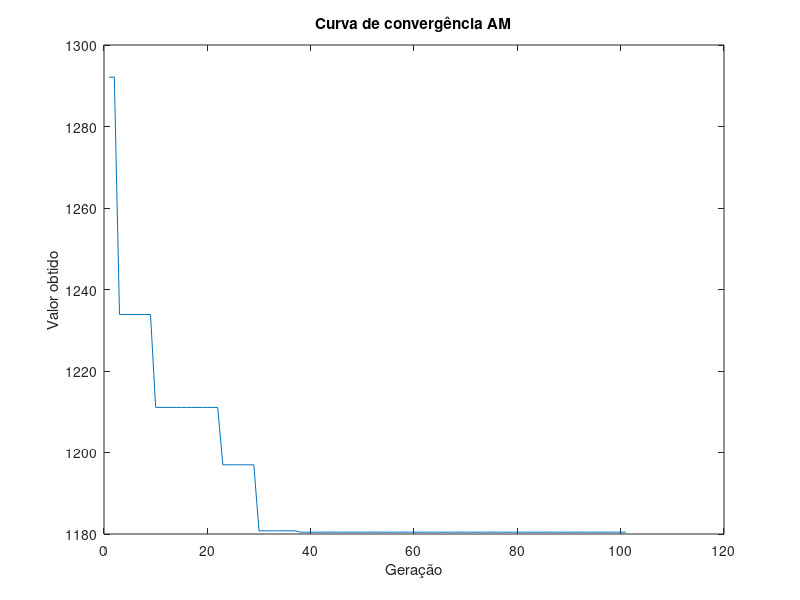

This chart was generated by the following MATLAB code:
clear all
clc

%-----parametros e variaveis-----%
pop_size = 10; % Tamanho da população
geracoes = 100; % Número de gerações

Y = zeros(1, geracoes+1);% variavel para o grafico e resultado
X = 1:1:geracoes+1;

J = 16; % total de regioes da cidade a serem visitados
K = 2; % numero de drones
m = 8; % numero de locais potenciais para a instalacao das bases
dj = 400; % distancias para sobrevoo das regioes (metros)
Dk = [1860, 2580];  % capacidade de voo associadas a cada drone (em segundos)
tempo_recarga = [2760, 4200]; % tempo de recarga dos drones (em segundos)
velocidade = [4.72, 8.95]; % velocidade dos drones (em m/s)
dij = [10, 150, 309, 172, 285, 305, 435, 433; % distancias entre bases e regioes (metros)
       95, 10, 175, 172, 195, 320, 407, 350;
       230, 10, 24, 233, 168, 385, 407, 305;
       382, 170, 24, 357, 198, 492, 443, 305;
       10, 173, 309, 27, 230, 155, 300, 347;
       93, 83, 175, 27, 95, 282, 259, 235;
       230, 83, 24, 160, 20, 320, 259, 157;
       382, 190, 24, 312, 100, 417, 313, 157;
       165, 280, 350, 27, 230, 10, 197, 311;
       190, 230, 242, 27, 95, 95, 125, 173;
       285, 230, 170, 160, 10, 230, 125, 10;
       421, 290, 170, 312, 100, 385, 215, 10;
       303, 400, 435, 153, 275, 10, 150, 311;
       320, 368, 352, 153, 180, 95, 10, 175;
       382, 368, 305, 220, 153, 230, 10, 10;
       491, 407, 305, 350, 185, 385, 175, 10];
dij = dij';
djj = [ 0, 24, 148, 272, 24, 65, 190, 345, 148, 205, 272, 385, 272, 340, 385, 480; % distancia entre locais (metros)
        24, 0, 24, 148, 65, 24, 65, 210, 242, 148, 205, 272, 340, 272, 340, 385;
        148, 24, 0, 24, 190, 65, 24, 65, 272, 205, 148, 205, 385, 340, 272, 340;
        272, 148, 24, 0, 345, 190, 65, 24, 385, 272, 205, 148, 480, 385, 340, 272;
        24, 65, 190, 345, 0, 24, 148, 272, 24, 65, 190, 345, 148, 205, 272, 385;
        65, 24, 65, 210, 24, 0, 24, 148, 65, 24, 65, 190, 205, 148, 205, 272;
        190, 65, 24, 65, 148, 24, 0, 24, 190, 65, 24, 65, 272, 205, 148, 205;
        345, 210, 65, 24, 272, 148, 24, 0, 345, 190, 65, 24, 385, 272, 205, 148;
        148, 242, 272, 385, 24, 65, 190, 345, 0, 24, 148, 272, 24, 65, 190, 345;
        205, 148, 205, 272, 65, 24, 65, 190, 24, 0, 24, 148, 65, 24, 65, 190;
        272, 205, 148, 205, 190, 65, 24, 65, 148, 24, 0, 24, 190, 65, 24, 65;
        385, 272, 205, 148, 345, 190, 65, 24, 272, 148, 24, 0, 345, 190, 65, 24;
        272, 340, 385, 480, 148, 205, 272, 385, 24, 65, 190, 345, 0, 24, 148, 272;
        340, 272, 340, 385, 205, 148, 205, 272, 65, 24, 65, 190, 24, 0, 24, 148;
        385, 340, 272, 340, 272, 205, 148, 205, 65, 24, 65, 190, 65, 24, 0, 24;
        480, 385, 340, 272, 385, 272, 205, 148, 345, 190, 65, 24, 272, 148, 24, 0];
djj = djj;
%--------------------------------%


%-----inicializacao aleatoria-----%
function Xijk = inicializarAleatorio(m, J, K)
  Xijk = zeros(m, J, K);
  regioes = randperm(J); % gera um vetor de J números inteiros aleatórios únicos de 1 a J

  % Determina quantas regiões cada drone deve cobrir para garantir que um drone nao fique muito sobrecarregado
  regioes_por_drone = J / K;

  for k = 1:K
    % Seleciona as regiões atribuídas ao drone k
    regioes_drone = regioes((k-1)*regioes_por_drone + 1:k*regioes_por_drone);

    % Seleciona aleatoriamente uma base para o drone k
    base = randi(m);

    % Associa as regiões selecionadas ao drone k
    for j = regioes_drone
      Xijk(base, j, k) = 1;
    end
  end
end
%---------------------------------%


%-----funcao objetivo-----%
function [f, f_individual] = calcularObjetivo(Xijk, dj, K, dij, djj, Dk_bateria, Dk, tempo_recarga, velocidade)
  f_individual = zeros(1,K);
  f = 0;
  for k = 1:K
    [base, regiao] = find(Xijk(:,:,k) ~= 0); % encontra a base e a regiao associadas ao drone k
    retorno = false;
    for j = 1:length(regiao)
      if j == 1
        f_individual(k) = f_individual(k) + ((dij(base(1),regiao(j)) + dj) / velocidade(k)); % calculo do tempo gasto para o drone k ir da base i ate o regiao j
        Dk_bateria(k) = Dk_bateria(k) - (((dij(base(1),regiao(j)) + dj) / velocidade(k)) / Dk(k)); % desconta o tempo gasto da bateria restante do drone
      elseif Dk_bateria(k) - (((djj(regiao(j - 1),regiao(j)) + dij(base(j),regiao(j)) + dj) / velocidade(k)) / Dk(k)) >= 0 % garante restricao 3, se resta tempo de bateria no drone para ir ate a proxima regiao, sobrevoa-la e voltar para a base (necessario somar a distancia ate a base para caso acabe a bateria do drone este nao fique ilhado)
        if retorno == true % se teve que voltar para a base
          f_individual(k) = f_individual(k) + ((dij(base(j - 1),regiao(j)) + dj) / velocidade(k));
          Dk_bateria(k) = Dk_bateria(k) - (((dij(base(j - 1),regiao(j)) + dj) / velocidade(k)) / Dk(k));
          retorno = false
        else
        f_individual(k) = f_individual(k) + ((djj(regiao(j - 1),regiao(j)) + dj) / velocidade(k)); % calculo do tempo gasto para o drone k ir da regiao j ate a proxima regiao j'
        Dk_bateria(k) = Dk_bateria(k) - (((djj(regiao(j - 1),regiao(j)) + dj) / velocidade(k)) / Dk(k)); % desconta o tempo gasto da bateria restante do drone
        endif
      elseif j == length(regiao) && Dk_bateria(k) - (((djj(regiao(j - 1),regiao(j)) + dij(base(1),regiao(j)) + dj) / velocidade(k)) / Dk(k)) >= 0 % se visitou todas as regioes j
        f_individual(k) = f_individual(k) + ((dij(base(j),regiao(j)) + dj + djj(regiao(j - 1),regiao(j))) / velocidade(k));
      else
        f_individual(k) = f_individual(k) + (dij(base(j),regiao(j)) / velocidade(k)) + (tempo_recarga(k) * (1 - Dk_bateria(k))); % calculo do tempo gasto para o drone voltar da regiao atual j ate a base i somado com o tempo de recarga do drone
        Dk_bateria(k) = Dk(k) / Dk(k); % recarrega o drone
        retorno = true
      endif
    endfor
  endfor
  f = sum(f_individual(:));
end
%---------------------------------%


%-----verificar restricoes-----%
function violacao = verificarRestricoes(X_ijk, J)
  violacao = false;
  for j = 1:J
    total_visitas = sum(sum(X_ijk(:,j,:))); % cada regiao j deve ser visitada por exatamente um drone uma unica vez
    if total_visitas ~= 1
      violacao = true;
      fprintf('Violação na região %d: total de visitas é %d\n', j, total_visitas);
      return;
    endif
  endfor
  if sum(X_ijk(:)) ~= J % todas as regioes devem ser visitados
    violacao = true;
    return;
  endif

  % um drone devem visitar ao menos 6 regioes para nao sobrecarregar o outro drone
  if sum(sum(X_ijk(:,:,1))) < 6
    violacao = true;
    return;
  elseif sum(sum(X_ijk(:,:,2))) < 6
    violacao = true;
    return;
  end
end

% checa se os cada drone eh responsavel por pelo menos 45% da carga de trabalho, ou seja, visita pelo menos 20% dos locais infectados (45% para ter uma margem para o código nao violar as restricoes sempre que tiver um resultado nao perfeito)
function violacao2 = restricao_sobrecarga(X_ijk, J)
  violacao2 = false;
  if sum(sum(X_ijk(:,:,1))) < floor(0.45 * J) || sum(sum(X_ijk(:,:,2))) < floor(0.45 * J)
    violacao2 = true;
    return;
  endif
end
%------------------------------%



%-----crossover-----%
function filho = crossover(pai1, pai2, m, J, K)
  ponto_corte = randi([1 J-1]); % Ponto de corte aleatório
  filho = zeros(m, J, K); % Inicializa o filho
  for k = 1:K
    filho(:,1:ponto_corte,k) = pai1(:,1:ponto_corte,k);
    filho(:,ponto_corte+1:end,k) = pai2(:,ponto_corte+1:end,k);
  endfor
end
%--------------------%


%-----mutacao (troca simples entre 2 bases)-----%
function individuo_mutado = mutacao(individuo, m, J, K, probabilidade_mutacao)
  individuo_mutado = individuo;
  if rand() < probabilidade_mutacao
    % Seleciona dois drones aleatórios para troca de regiões
    drone1 = randi(K);
    drone2 = randi(K);

    if drone1 ~= drone2
      % Seleciona uma região aleatória para trocar entre os drones
      regiao = randi(J);

      % Troca as regiões entre os drones, garantindo que cada drone tenha exatamente 8 regiões
      if individuo_mutado(:, regiao, drone1) == 1 && sum(individuo_mutado(:, :, drone2), 'all') < 8
        individuo_mutado(:, regiao, drone2) = 1;
        individuo_mutado(:, regiao, drone1) = 0;
      elseif individuo_mutado(:, regiao, drone2) == 1 && sum(individuo_mutado(:, :, drone1), 'all') < 8
        individuo_mutado(:, regiao, drone1) = 1;
        individuo_mutado(:, regiao, drone2) = 0;
      end
    end
  end
end
%-------------------%


%---selecao cultural (troca a base de 2 regioes---%
function [individuo_aprimorado, f_aprimorado] = buscaLocal(individuo, m, J, K, dj, dij, djj, Dk_bateria, Dk, tempo_recarga, velocidade)
  % Copia o indivíduo para aprimorar
  individuo_aprimorado = individuo;
  for k = 1:K
    % Encontra as regiões visitadas pelo drone k
    [base, regiao] = find(individuo(:,:,k) ~= 0);

    if length(regiao) > 1
      % Seleciona aleatoriamente duas regiões para trocar
      i = randi(length(regiao));
      j = randi(length(regiao));
      while j == i
        j = randi(length(regiao));
      endwhile

      % Troca as regiões
      temp = regiao(i);
      regiao(i) = regiao(j);
      regiao(j) = temp;

      % Atualiza o indivíduo com a nova ordem
      individuo_aprimorado(:,:,k) = 0;
      for idx = 1:length(regiao)
        individuo_aprimorado(base(idx), regiao(idx), k) = 1;
      endfor
    endif
  endfor
  % Recalcula a função objetivo para garantir que a nova solução é válida
  if verificarRestricoes(individuo_aprimorado, J)
    [f_aprimorado, ~] = Inf;
    [f_original, ~] = calcularObjetivo(individuo, dj, K, dij, djj, Dk, Dk_bateria, tempo_recarga, velocidade);
  elseif restricao_sobrecarga(individuo_aprimorado, J)
    [f_aprimorado, ~] = calcularObjetivo(individuo_aprimorado, dj, K, dij, djj, Dk, Dk_bateria, tempo_recarga, velocidade);
    [f_original, ~] = calcularObjetivo(individuo, dj, K, dij, djj, Dk, Dk_bateria, tempo_recarga, velocidade);
    f_aprimorado += 600;
  else
    [f_aprimorado, ~] = calcularObjetivo(individuo_aprimorado, dj, K, dij, djj, Dk, Dk_bateria, tempo_recarga, velocidade);
    [f_original, ~] = calcularObjetivo(individuo, dj, K, dij, djj, Dk, Dk_bateria, tempo_recarga, velocidade);
    % Substitui o indivíduo original apenas se a nova solução for melhor
    if f_aprimorado < f_original
      individuo_aprimorado = individuo_aprimorado;
    else
      individuo_aprimorado = individuo;
    endif
  endif
end
%----------------------%


%---selecao de pais para cruzamento---%
function pais = selecao(populacao, f, num_pares)
  % ordena a população com base na função objetivo
  [~, indices] = sort(f);

  % seleciona os melhores indivíduos da população
  selecionados = indices(1:num_pares*2); % Escolhe 5 pares de pais

  % cria matriz para armazenar os pares de pais
  pais = zeros(size(populacao, 1), size(populacao, 2), size(populacao, 3), num_pares*2);

  for i = 1:num_pares*2
    pais(:,:,:,i) = populacao(:,:,:,selecionados(i));
  endfor
end
%-------------------------------------%


%-----algoritmo genetico-----%
tic;
probabilidade_mutacao = 0.05;

% Inicializa a população
populacao = zeros(m, J, K, pop_size);
f = zeros(pop_size, 1);

for i = 1:pop_size
  populacao(:,:,:,i) = inicializarAleatorio(m, J, K);
endfor

% Loop de gerações
for iter = 1:geracoes
  Dk_bateria = Dk ./ Dk;
  % Avalia a população
  for i = 1:pop_size
    % Verifica restrições
    if verificarRestricoes(populacao(:,:,:,i), J)
      f(i) = Inf; % penaliza solucoes que violam as restricoes
    elseif restricao_sobrecarga(populacao(:,:,:,i), J)
      [f(i), ~] = calcularObjetivo(populacao(:,:,:,i), dj, K, dij, djj, Dk, Dk_bateria, tempo_recarga, velocidade);
      f(i) += 600;
    else
      [f(i), ~] = calcularObjetivo(populacao(:,:,:,i), dj, K, dij, djj, Dk, Dk_bateria, tempo_recarga, velocidade);
    endif
  endfor
  if iter == 1
    inicial = 1
    min(f)
    best_fitness(iter) = min(f);
    atual = min(f);
    Y(iter) = best_fitness(iter);
  elseif min(f) < atual
    iter
    printf("%.4f\n", min(f))
    best_fitness(iter + 1) = min(f);
    atual = min(f);
  else
    best_fitness(iter + 1) = best_fitness(iter);
  endif

  % atualizacao da chamada da funcao de selecao
  num_pares = pop_size / 2; % Define o número de pares de pais (5 neste caso)
  pais = selecao(populacao, f, num_pares);

  % crossover e mutaçcao
  for i = 1:2:pop_size
    pai1 = pais(:,:,:,i);
    pai2 = pais(:,:,:,i+1);
    sobrecarga = true;
    count = 0;
    while sobrecarga == true
      sobrecarga = false;
      count = count + 1;
      filho1 = crossover(pai1, pai2, m, J, K);
      filho2 = crossover(pai2, pai1, m, J, K);
      for r = 1:K
        if (sum(sum(filho1(:,:,r))) < floor(0.45 * J) && count < 10) || (sum(sum(filho2(:,:,r))) < floor(0.45 * J) && count < 10)
          sobrecarga = true;
        elseif count == 10
          sobrecarga = false;
        endif
      endfor
    endwhile

    % aplicar mutacao se chance for cumprida
    if probabilidade_mutacao > rand
      filho1 = mutacao(filho1, m, J, K, probabilidade_mutacao);
      filho2 = mutacao(filho2, m, J, K, probabilidade_mutacao);
    endif

      % avalia novos individuos
    if verificarRestricoes(filho1, J)
      f1 = Inf; % penaliza solucoes que violam as restricoes
    elseif restricao_sobrecarga(filho1)
      [f1, ~] = calcularObjetivo(filho1, dj, K, dij, djj, Dk, Dk_bateria, tempo_recarga, velocidade);
      f1 += 600;
    else
      [f1, ~] = calcularObjetivo(filho1, dj, K, dij, djj, Dk, Dk_bateria, tempo_recarga, velocidade);
    endif

    if verificarRestricoes(filho2, J)
      f2 = Inf; % penaliza solucoes que violam as restricoes
    elseif restricao_sobrecarga(filho2)
      [f2, ~] = calcularObjetivo(filho2, dj, K, dij, djj, Dk, Dk_bateria, tempo_recarga, velocidade);
      f2 += 600;
    else
      [f2, ~] = calcularObjetivo(filho2, dj, K, dij, djj, Dk, Dk_bateria, tempo_recarga, velocidade);
    endif
    if f1 < atual && f1 < f2
      iter
      printf("%.4f\n", f1)
      best_fitness(iter + 1) = f1;
      atual = f1;
    elseif f2 < atual && f2 < f1
      iter
      printf("%.4f\n", f2)
      best_fitness(iter + 1) = f2;
      atual = f2;
    endif

    % aplicar busca local aos filhos
    sobrecarga = true;
    while sobrecarga == true
    sobrecarga = false;
    count = count + 1;
    [filho_busca1, f_busca1] = buscaLocal(filho1, m, J, K, dj, dij, djj, Dk_bateria, Dk, tempo_recarga, velocidade);
    [filho_busca2, f_busca2] = buscaLocal(filho2, m, J, K, dj, dij, djj, Dk_bateria, Dk, tempo_recarga, velocidade);
    for r = 1:K
      if (sum(sum(filho1(:,:,r))) < floor(0.45 * J) && count < 10) || (sum(sum(filho2(:,:,r))) < floor(0.45 * J) && count < 10)
        sobrecarga = true;
      elseif count == 10
        sobrecarga = false;
      endif
    endfor
  endwhile

  % avalia filhos apos selecao cultural
  if f_busca1 < atual && f_busca1 < f_busca2
    iter
    printf("%.4f\n", f_busca1)
    best_fitness(iter + 1) = f_busca1;
    atual = f_busca1;
  elseif f_busca2 < atual && f_busca2 < f_busca1
    iter
    printf("%.4f\n", f_busca2)
    best_fitness(iter + 1) = f_busca2;
    atual = f_busca2;
  endif

  % seleciona os melhores filhos para a proxima populacao (entre individuo cruzado e individuo sob selecao cultural)
  if f_busca1 < f1
    filho1 = filho_busca1;
  endif
    if f_busca2 < f2
    filho2 = filho_busca2;
  endif

    populacao(:,:,:,i) = filho1;
    populacao(:,:,:,i+1) = filho2;
  endfor
  if iter == 1
    best_fitness(iter + 1) = atual;
  endif
  Y(iter + 1) = best_fitness(iter);
endfor

% exibir valores
Tempo = toc
disp(['Tempo total: ', num2str(min(best_fitness))]);

plot(X,Y);
title('Curva de convergência AM');
xlabel('Geração');
ylabel('Valor obtido');
